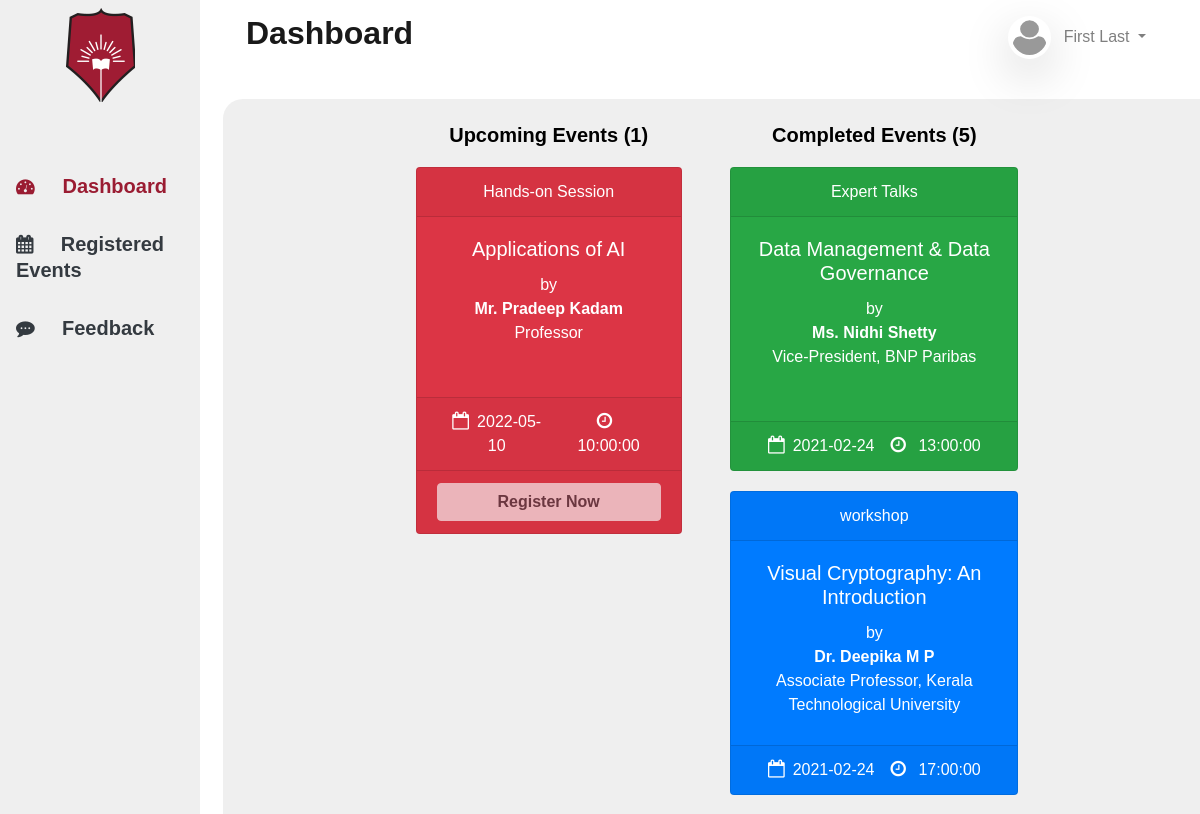
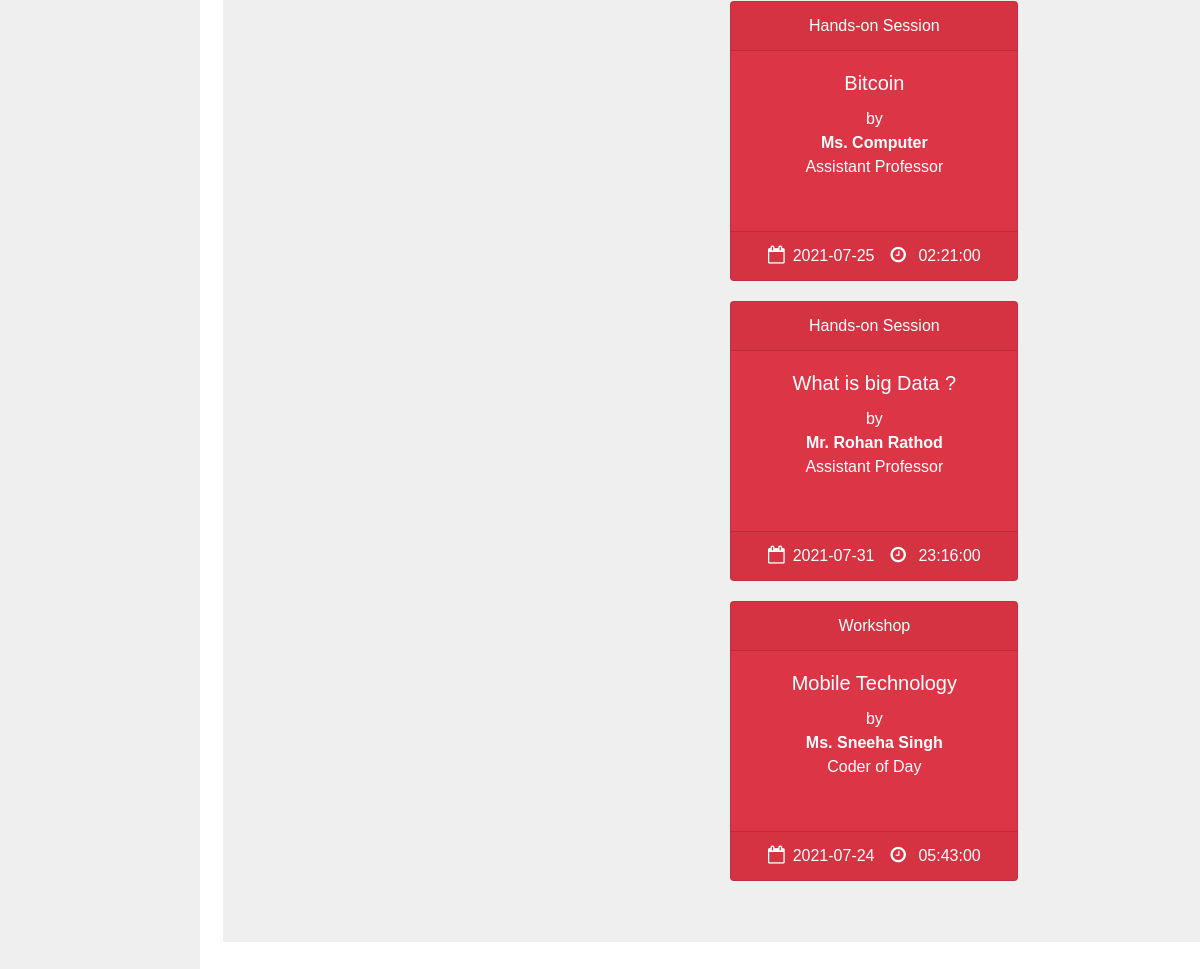
The page /student/dashboard.php (signed in) on the database its author committed (2 pictures, top to bottom).
### tables this page shows
CREATE TABLE `students` (
  `student_id` int(11) NOT NULL,
  `user_name` varchar(255) NOT NULL,
  `passcode` varchar(255) NOT NULL,
  `name` varchar(255) NOT NULL
);

CREATE TABLE `schedule` (
  `schedule_id` int(11) NOT NULL,
  `faculty_username` varchar(100) NOT NULL,
  `faculty_name` varchar(100) NOT NULL,
  `schedule_type` varchar(100) NOT NULL,
  `class` varchar(50) NOT NULL,
  `sem` varchar(100) NOT NULL,
  `date` date NOT NULL,
  `no_of_days` varchar(50) NOT NULL,
  `time` time NOT NULL,
  `topic` varchar(100) NOT NULL,
  `subject` varchar(100) NOT NULL,
  `speaker_name` varchar(150) NOT NULL,
  `speaker_type` varchar(20) NOT NULL,
  `speaker_designation` varchar(150) NOT NULL,
  `organized_by` varchar(150) NOT NULL,
  `budget` int(11) NOT NULL,
  `upload_done` tinyint(1) DEFAULT NULL
);

### student/dashboard.php (the view, shortened to what this page needs)
<?php
    include('../config.php');
    $completed_event_num = 0;
    $upcoming_event_num = 0;
    if (!isset($_SESSION['login_user'])){
        header("Location: ../index.php");
        die();
    }else{
        $user_check = $_SESSION['login_user'];
        $faculty_name_sql = "SELECT name FROM students where user_name = '".$user_check."'";
        $student_id_sql= "SELECT student_id from students where user_name = '".$user_check."'";
        $student_id = mysqli_query($db, $student_id_sql);
        $student_id = mysqli_fetch_array($student_id, MYSQLI_ASSOC);
        $student_id = $student_id['student_id'];
        $name = mysqli_query($db, $faculty_name_sql);
        $name = mysqli_fetch_array($name, MYSQLI_ASSOC);
        $name = $name['name'];
        $today = date("Y-m-d");
        $today = strtotime($today);
        $schedule_sql = "SELECT schedule_id, schedule_type, `date`, `time`, topic, speaker_name, speaker_designation FROM schedule";
        $schedule_query = mysqli_query($db, $schedule_sql);
        while($result = mysqli_fetch_array($schedule_query)){
            $sch_date = $result['date'];
            $sch_date = strtotime($sch_date);
            if (($sch_date) >= ($today)){
                $upcoming_event_num++;
            }else{
                $completed_event_num++;
            }
        }
        $schedule_id_sql = "SELECT schedule_id, feedback_done from student_reg where student_id = '".$student_id."'";
        $schedule_id_query = mysqli_query($db, $schedule_id_sql);
        $registered_event_arr = array();
        while ($row = mysqli_fetch_array($schedule_id_query)) {
            array_push($registered_event_arr, $row[0]);
        }
        $registered_event_arr = array_unique($registered_event_arr);
    }
?>
<!DOCTYPE html>
<html lang="en">
<head>
    <link rel="stylesheet" href="../css/bootstrap.min.css">
    <link rel="stylesheet" href="https://stackpath.bootstrapcdn.com/font-awesome/4.7.0/css/font-awesome.min.css">
    <link rel="stylesheet" href="../css/style1.css">
</head>
<body>
    <div class="container-fluid">
        <div class="row">
            <div class="col-lg-2 col-md-3 m-0 sidebar">
                <div class="row justify-content-center">
                    <a class="nav-link" href="#">
                        <img src="../img/logo.png" alt="">
                    </a>
                </div>
                <div class="row justify-content-center mt-5">
                    <ul class="nav" id="menu-list">
                        <li class="nav-item">
                          <a href="./dashboard.php" class="nav-link active d-block text-dark p-3 rounded "><i class="fa fa-tachometer pr-4 primary-color"></i> <p class="h5 d-inline primary-color font-weight-bold">Dashboard</p>
                          </a>
                        </li>
                        <li class="nav-item">
                            <a href="./registered.php" class="d-block text-dark p-3 m-auto"><i class="fa fa-calendar pr-4"></i><p class="h5 d-inline pl-1 font-weight-bold">Registered Events</p>
                            </a>
                        </li>
                        <li class="nav-item">
                            <a href="./feedback.php" class="d-block text-dark p-3 m-auto"><i class="fa fa-commenting pr-4"></i><p class="h5 d-inline pl-1 font-weight-bold">Feedback</p>
                            </a>
                        </li>
                      </ul>
                </div>
            </div>
            <div class="col">
                <div class="w-100">
                    <nav class="navbar navbar-expand-lg navbar-light">
                        <div class="col">
                            <a class="navbar-brand" href="#"> <p class="h2 font-weight-bold">Dashboard</p></a>
                        </div>
                        <div class="col d-md-flex justify-content-end">
                            <ul class="navbar-nav ml-auto">
                                <li class="nav-item dropdown">
                                    <a class="nav-link dropdown-toggle" href="#" id="navbarDropdown" role="button" data-toggle="dropdown" aria-haspopup="true" aria-expanded="false">
                                        <img src="../img/profile_pic.svg" alt="" class="img-fluid rounded-circle avatar mr-2 shadow-lg p-1 bg-body rounded"><?php echo $name ?>
                                    </a>
                                </li>
                            </ul>
                        </div>
                    </nav>
                </div>
                <div class="row mt-md-4 ml-md-2 mb-md-5 main-content text-center pb-5" id="content">
                    <div class="col-md-4 mt-4 ">
                        <form action="" method="post" class="col" onSubmit="return confirm('Are you sure you wish to register?');">
                        <div  class="h5 font-weight-bold">Upcoming Events (<span ><?php $schedule_query = mysqli_query($db, $schedule_sql); echo $upcoming_event_num; ?></span>) </div>
                        <?php
                                while($result = mysqli_fetch_array($schedule_query)){
                                    $sch_date = $result['date'];
                                    $sch_date = strtotime($sch_date);
                                    if (($sch_date) >= ($today)){
                                        if ($result['schedule_type'] == "Expert Talks"){
                                            $bg_color = "bg-success";
                                        }elseif($result['schedule_type'] == "workshop"){
                                            $bg_color = "bg-primary";
                                        }else{
                                            $bg_color = "bg-danger";
                                        }
                                    }else{
                                        continue;
                                    }
                            ?>
                        <div class="card text-white text-center <?php echo $bg_color; ?> mb-3" style="max-width: 18rem;" id="schedule-card">
                            <div class="card-header"><?php echo $result['schedule_type'] ?></div>
                            <div class="card-body">
                                <h5 class="card-title"><?php echo $result['topic'] ?>
                                </h5>
                                <span>by</span>
                                <p class="card-text">
                                    <span class="font-weight-bold">
                                        <?php echo $result['speaker_name'] ?>
                                    </span>
                                    <span class="d-block">
                                    <?php echo $result['speaker_designation'] ?>
                                    </span>
                                </p>
                            </div>
                            <div class="card-footer d-flex justify-content-center">
                                <div class="px-2"><i class="fa fa-calendar-o font-weight-lighter pr-2" aria-hidden="true"></i><?php echo $result['date'] ?></div>
                                <div class="px-2"><i class="fa fa-clock-o font-weight-lighter pr-2" aria-hidden="true"></i> <?php echo $result['time'] ?></div>
                            </div>
                            <div class="card-footer">
                                    <button type="submit" class="btn btn-light btn-block" <?php if(in_array($result['schedule_id'], $registered_event_arr)) { echo "disabled";}?> ><a class="font-weight-bold text-dark" >Register Now</a></button>
                            </div>
                        </div>
                        <?php
                            }
                        ?>
                        <?php
                            $schedule_query = mysqli_query($db, $schedule_sql);
                        ?>
                        </form>
                    </div>
                    <div class="col-md-4 mt-md-4 ">
                        <div class="h5 font-weight-bold">Completed Events (<span><?php echo $completed_event_num; ?></span>) </div>
                            <?php
                                    while($result = mysqli_fetch_array($schedule_query)){
                                        $sch_date = $result['date'];
                                        $sch_date = strtotime($sch_date);
                                        if (($sch_date) < ($today)){
                                            if ($result['schedule_type'] == "Expert Talks"){
                                                $bg_color = "bg-success";
                                            }elseif($result['schedule_type'] == "workshop"){
                                                $bg_color = "bg-primary";
                                            }else{
                                                $bg_color = "bg-danger";
                                            }
                                        }else{
                                            continue;
                                        }
                                ?>
                            <div class="card text-white text-center <?php echo $bg_color; ?> mb-3" style="max-width: 18rem;" id="schedule-card">
                                <div class="card-header"><?php echo $result['schedule_type'] ?></div>
                                <div class="card-body">
                                    <h5 class="card-title"><?php echo $result['topic'] ?>
                                    </h5>
                                    <span>by</span>
                                    <p class="card-text">
                                        <span class="font-weight-bold">
                                            <?php echo $result['speaker_name'] ?>
                                        </span>
                                        <span class="d-block">
                                        <?php echo $result['speaker_designation'] ?>
                                        </span>
                                    </p>
                                </div>
                                <div class="card-footer d-flex justify-content-center">
                                    <div class="px-2"><i class="fa fa-calendar-o font-weight-lighter pr-2" aria-hidden="true"></i><?php echo $result['date'] ?></div>
                                    <div class="px-2"><i class="fa fa-clock-o font-weight-lighter pr-2" aria-hidden="true"></i> <?php echo $result['time'] ?></div>
                                </div>
                            </div>
                            <?php
                                }
                            ?>
                    </div>
                </div>
            </div>
        </div>
    </div>
</body>
</html>

### css/style1.css (style rules this page uses)
:root { --primary: #9A1C32; --light: #ffffff; --grey: #efefef; }
body { font-family: 'google sans', sans-serif; overflow: hidden; }
.primary-color { color: var(--primary) !important; }
.sidebar { background-color: var(--grey); }
.fa { font-weight: bold; font-size: large; }
.avatar { max-width: 45px; }
.main-content { border-radius: 20px 0 0 0; background-color: var(--grey); color: black; overflow-y: auto; justify-content: center; }
#schedule-card { margin: 20px auto; }
.card-text { color: #ffffff; font-weight: 100 }
.card-text { height:80px; }
.card::before, .card::after { position: absolute; top: 0; right: 0; bottom: 0; left: 0; transform: scale3d(0, 0, 1); transition: transform .3s ease-out 0s; background: rgba(255, 255, 255, 0.1); content: ''; pointer-events: none; }
.card::before { transform-origin: left top; }
.card::after { transform-origin: right bottom; }
@media (min-width: 768px) { .sidebar { background-color: var(--grey); height: 100vh; width: 20%; font-weight: 400px; } }
@media (min-width: 768px) { #menu-list { display: inline-flex; flex-direction: column; } }
@media (min-width: 768px) { #content { height: 90vh; } }

### rows shown on the page
students: name "First Last"
schedule: schedule_type "Hands-on Session", topic "Applications of AI", speaker_name "Mr. Pradeep Kadam", speaker_designation "Professor", date "2022-05-10", time "10:00:00"
schedule: schedule_type "Expert Talks", topic "Data Management & Data Governance", speaker_name "Ms. Nidhi Shetty", speaker_designation "Vice-President, BNP Paribas", date "2021-02-24", time "13:00:00"
schedule: schedule_type "workshop", topic "Visual Cryptography: An Introduction", speaker_name "Dr. Deepika M P", speaker_designation "Associate Professor, Kerala Technological University", date "2021-02-24", time "17:00:00"
schedule: schedule_type "Hands-on Session", topic "Bitcoin", speaker_name "Ms. Computer", speaker_designation "Assistant Professor", date "2021-07-25", time "02:21:00"
schedule: schedule_type "Hands-on Session", topic "What is big Data ?", speaker_name "Mr. Rohan Rathod", speaker_designation "Assistant Professor", date "2021-07-31", time "23:16:00"
schedule: schedule_type "Workshop", topic "Mobile Technology", speaker_name "Ms. Sneeha Singh", speaker_designation "Coder of Day", date "2021-07-24", time "05:43:00"

### other values the page prints
$upcoming_event_num "1"
$completed_event_num "5"
